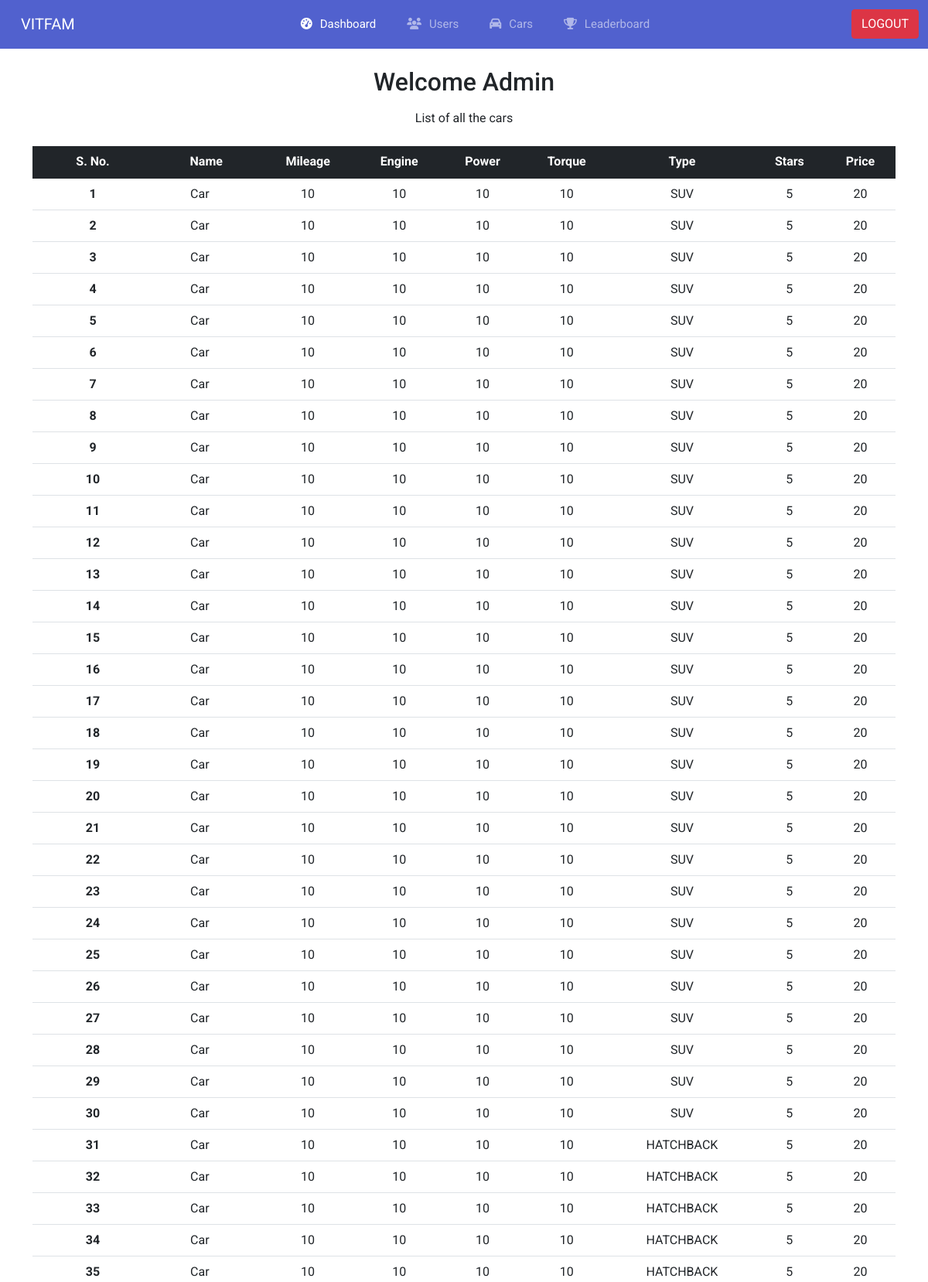
/admin/cars.php (signed in, upper part), run on the app's committed database.
### tables this page shows
CREATE TABLE `model` (
  `model_id` int(11) NOT NULL,
  `model_name` varchar(255) NOT NULL,
  `mileage` float NOT NULL,
  `engine` int(11) NOT NULL,
  `power` int(11) NOT NULL,
  `torque` int(11) NOT NULL,
  `type` varchar(255) NOT NULL,
  `stars` float NOT NULL,
  `price` int(11) NOT NULL,
  `image` longtext NOT NULL
);

### admin/cars.php (the view, shortened to what this page needs)
<?php
include '../components/_dbconn.php';
?>
<!DOCTYPE html>
<html lang="en">
<head>
    <?php require "./inside/_links.php"; ?>
</head>
<body>
    <?php require './inside/_header.php'; ?>
    <h2 class="text-center mt-4">Welcome <?php echo $_SESSION['username']; ?></h2>
    <div class="container mt-3">
        <p class="mb-4 text-center">List of all the cars</p>
        <div class="table-responsive fixTableHead">
            <table class="table table-hover">
                <thead class="table-dark">
                    <tr>
                        <th class="text-center px-4" scope="col">S. No.</th>
                        <th class="text-center">Name</th>
                        <th class="text-center">Mileage</th>
                        <th class="text-center">Engine</th>
                        <th class="text-center">Power</th>
                        <th class="text-center">Torque</th>
                        <th class="text-center">Type</th>
                        <th class="text-center">Stars</th>
                        <th class="text-center">Price</th>
                    </tr>
                </thead>
                <tbody>
                    <?php
                    $sql = "SELECT * FROM model";
                    $stmt = $pdo->prepare($sql);
                    $stmt->execute();
                    $rows = $stmt->fetchAll(PDO::FETCH_ASSOC);
                    if ($rows) {
                        $i = 1;
                        foreach ($rows as $row) {
                            echo "
                            <tr>
                                <th class='text-center px-4' scope='row'>" . $i . "</th>
                                <td class='ps-5 ms-5'>" . $row['model_name'] . "</td>
                                <td class='text-center'>" . $row['mileage'] . "</td>
                                <td class='text-center'>" . $row['engine'] . "</td>
                                <td class='text-center'>" . $row['power'] . "</td>
                                <td class='text-center'>" . $row['torque'] . "</td>
                                <td class='text-center'>" . $row['type'] . "</td>
                                <td class='text-center'>" . $row['stars'] . "</td>
                                <td class='text-center'>" . $row['price'] . "</td>
                            </tr>";
                            $i++;
                        }
                    }
                    ?>
                </tbody>
            </table>
        </div>
    </div>
</body>
</html>

### admin/inside/_links.php (shortened to what this page needs)
<link href="https://cdn.jsdelivr.net/npm/bootstrap@5.1.1/dist/css/bootstrap.min.css" rel="stylesheet">
<link rel="stylesheet" href="./css/style.css">

### admin/inside/_header.php (shortened to what this page needs)
<nav class="navbar navbar-expand-lg navbar-expand-custom navbar-mainbg navbar-dark bg-dark sticky-top">
  <div class="container-fluid">
    <a class="navbar-brand navbar-logo" href="./dashboard.php">VITFAM</a>
    <div class="collapse navbar-collapse" id="navbarSupportedContent">
      <ul class="navbar-nav me-auto mb-2 mb-lg-0 mx-auto">
        <li class="nav-item">
          <a class="nav-link active"  href="./dashboard.php"><i class="fas fa-tachometer-alt"></i>Dashboard</a>
        </li>
        <li class="nav-item">
            <a class="nav-link" href="./users.php"><i class="fa fa-users"></i>Users</a>
        </li>
        <li class="nav-item">
            <a class="nav-link" href="./cars.php"><i class="fa fa-car"></i>Cars</a>
        </li>
        <li class="nav-item">
            <a class="nav-link" href="./leaderboard.php"><i class="fa fa-trophy"></i>Leaderboard</a>
        </li>
      </ul>
      <a href="./logout.php" class="btn btn-danger" type="submit">LOGOUT</a>
    </div>
  </div>
</nav>

### admin/css/style.css (style rules this page uses)
* { font-family: "Roboto", sans-serif; margin: 0; padding: 0; }
i { margin-right: 10px; }
.navbar-logo { padding: 15px; color: #fff; transition: all 0.5s ease-in-out; }
.navbar-mainbg { background-color: #5161ce !important; padding: 0px; }
#navbarSupportedContent ul li a { text-decoration: none; font-size: 15px; display: block; padding: 20px 20px; transition-duration: 0.6s; transition-timing-function: cubic-bezier(0.68, -0.55, 0.265, 1.55); position: relative; }
.fa { transition: transform 0.6s ease-in-out; }
.fixTableHead { overflow-y: auto; height: 57vh; }
.fixTableHead thead th { position: sticky; top: 0; }

### data on the page
model: model_name "Car", mileage "10", engine "10", power "10", torque "10", type "SUV", stars "5", price "20"
model: model_name "Car", mileage "10", engine "10", power "10", torque "10", type "SUV", stars "5", price "20"
model: model_name "Car", mileage "10", engine "10", power "10", torque "10", type "SUV", stars "5", price "20"
model: model_name "Car", mileage "10", engine "10", power "10", torque "10", type "SUV", stars "5", price "20"
model: model_name "Car", mileage "10", engine "10", power "10", torque "10", type "SUV", stars "5", price "20"
model: model_name "Car", mileage "10", engine "10", power "10", torque "10", type "SUV", stars "5", price "20"
model: model_name "Car", mileage "10", engine "10", power "10", torque "10", type "SUV", stars "5", price "20"
model: model_name "Car", mileage "10", engine "10", power "10", torque "10", type "SUV", stars "5", price "20"
model: model_name "Car", mileage "10", engine "10", power "10", torque "10", type "SUV", stars "5", price "20"
model: model_name "Car", mileage "10", engine "10", power "10", torque "10", type "SUV", stars "5", price "20"
model: model_name "Car", mileage "10", engine "10", power "10", torque "10", type "SUV", stars "5", price "20"
model: model_name "Car", mileage "10", engine "10", power "10", torque "10", type "SUV", stars "5", price "20"
model: model_name "Car", mileage "10", engine "10", power "10", torque "10", type "SUV", stars "5", price "20"
model: model_name "Car", mileage "10", engine "10", power "10", torque "10", type "SUV", stars "5", price "20"
model: model_name "Car", mileage "10", engine "10", power "10", torque "10", type "SUV", stars "5", price "20"
model: model_name "Car", mileage "10", engine "10", power "10", torque "10", type "SUV", stars "5", price "20"
model: model_name "Car", mileage "10", engine "10", power "10", torque "10", type "SUV", stars "5", price "20"
model: model_name "Car", mileage "10", engine "10", power "10", torque "10", type "SUV", stars "5", price "20"
model: model_name "Car", mileage "10", engine "10", power "10", torque "10", type "SUV", stars "5", price "20"
model: model_name "Car", mileage "10", engine "10", power "10", torque "10", type "SUV", stars "5", price "20"
model: model_name "Car", mileage "10", engine "10", power "10", torque "10", type "SUV", stars "5", price "20"
model: model_name "Car", mileage "10", engine "10", power "10", torque "10", type "SUV", stars "5", price "20"
model: model_name "Car", mileage "10", engine "10", power "10", torque "10", type "SUV", stars "5", price "20"
model: model_name "Car", mileage "10", engine "10", power "10", torque "10", type "SUV", stars "5", price "20"
model: model_name "Car", mileage "10", engine "10", power "10", torque "10", type "SUV", stars "5", price "20"
model: model_name "Car", mileage "10", engine "10", power "10", torque "10", type "SUV", stars "5", price "20"
model: model_name "Car", mileage "10", engine "10", power "10", torque "10", type "SUV", stars "5", price "20"
model: model_name "Car", mileage "10", engine "10", power "10", torque "10", type "SUV", stars "5", price "20"
model: model_name "Car", mileage "10", engine "10", power "10", torque "10", type "SUV", stars "5", price "20"
model: model_name "Car", mileage "10", engine "10", power "10", torque "10", type "SUV", stars "5", price "20"
model: model_name "Car", mileage "10", engine "10", power "10", torque "10", type "HATCHBACK", stars "5", price "20"
model: model_name "Car", mileage "10", engine "10", power "10", torque "10", type "HATCHBACK", stars "5", price "20"
model: model_name "Car", mileage "10", engine "10", power "10", torque "10", type "HATCHBACK", stars "5", price "20"
model: model_name "Car", mileage "10", engine "10", power "10", torque "10", type "HATCHBACK", stars "5", price "20"
model: model_name "Car", mileage "10", engine "10", power "10", torque "10", type "HATCHBACK", stars "5", price "20"

### other printed values
$_SESSION['username'] "Admin"
